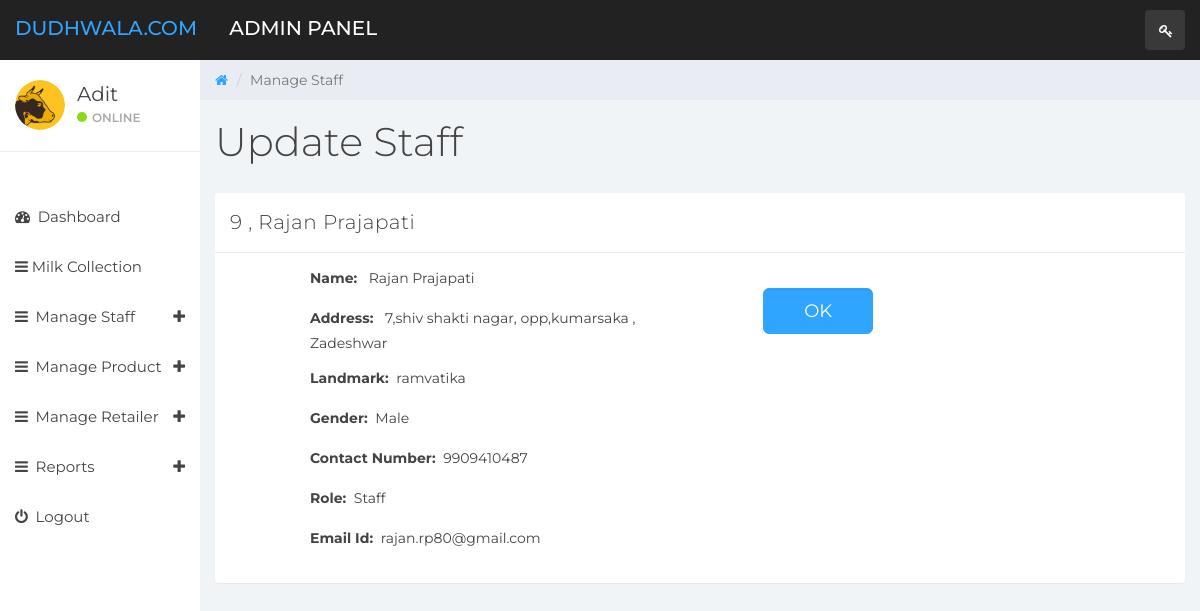
The app's page /admin/staffdetails.php?id=9 (signed in) with its own data.
### tables this page shows
CREATE TABLE IF NOT EXISTS `tblstaff` (
  `id` int(11) NOT NULL,
  `fname` varchar(100) NOT NULL,
  `lname` varchar(100) NOT NULL,
  `address` varchar(200) NOT NULL,
  `landmarkid` int(11) NOT NULL,
  `gender` varchar(6) NOT NULL,
  `contactno` bigint(20) NOT NULL,
  `role` int(11) NOT NULL,
  `email` varchar(100) NOT NULL,
  `password` varchar(100) NOT NULL,
  `updatedatetime` datetime NOT NULL
);

CREATE TABLE IF NOT EXISTS `tbllandmark` (
  `id` int(11) NOT NULL,
  `Name` varchar(100) NOT NULL,
  `Areaid` int(11) NOT NULL,
  `Status` int(11) NOT NULL
);

### admin/staffdetails.php (the view, shortened to what this page needs)
<?php
	require_once "data/slidebar.php";
    if (isset($_REQUEST['id'])) {
    $id = $_REQUEST['id'];
    $view = "select * from tblstaff where id='$id'";
    $result = $connection->query($view);
    $row1 = $result->fetch_array();
    $fname = $row1['fname'];
    $lname = $row1['lname'];
    $address = $row1['address'];
    $gender = $row1['gender'];
    $contactno = $row1['contactno'];
    $email = $row1['email'];
    $role = $row1['role'];
} else {
    header("location:staffview.php");
}
		?>
        <div class="col-sm-9 col-sm-offset-3 col-lg-10 col-lg-offset-2 main">
            <div class="row">
                <ol class="breadcrumb">
                    <li><a href="#">
                            <em class="fa fa-home"></em>
                        </a></li>
                    <li class="active">Manage Staff</li>
                </ol>
            </div>
            <div class="row">
                <div class="col-lg-12">
                    <h1 class="page-header">Update Staff</h1>
                </div>
            </div>
            <div class="panel panel-default">
                <div class="panel-heading"><?php echo $id . " , " . $fname . " " . $lname; ?></div>
                <div class="panel-body">
                    <div class="col-md-8" style="margin-left: 50px;">
                        <form role="form" action="#" method="post">
                            <div class="col-lg-8">
                                <div class="form-group">
                                    <label>Name: &nbsp;</label>
                                    <?php
                                    echo $fname . " " . $lname;
                                    ?>
                                </div>
                                <div class="form-group">
                                    <label>Address: &nbsp;</label>
                                    <?php echo $address; ?>
                                </div>
                                <div class="form-group">
                                    <label>Landmark:&nbsp;</label>
                                    <?php
                                    $lm = $row1['landmarkid'];
                                    $ddlm = "select * from tbllandmark where id=$lm";
                                    $result = $connection->query($ddlm);
                                    $lmd = $result->fetch_array();
                                    echo $lmd['Name'];
                                    ?>
                                </div>
                                <div class="form-group">
                                    <label>Gender:&nbsp;</label>
                                    <?php echo $gender; ?>
                                </div>
                                <div class="form-group">
                                    <label>Contact Number:&nbsp;</label>
                                    <?php
                                    if (isset($contactno)) {
                                        echo $contactno;
                                    }
                                    ?>
                                </div>
                                <div class="form-group">
                                    <label>Role:&nbsp;</label>
                                    <?php
                                    if ($role == 0) {
                                        echo "Admin";
                                    } else {
                                        echo "Staff";
                                    }
                                    ?>
                                </div>
                                <div class="form-group">
                                    <label>Email Id:&nbsp;</label>
                                    <?php
                                    if (isset($email)) {
                                        echo $email;
                                    }
                                    ?>
                                </div>
                            </div>
                            <div class="col-lg-4" style="margin: auto;">
                                <div class="form-group">
                                    <div class="col-lg-10">
                                        <div class="form-group">
                                            <br>
                                            <a href="staffview.php"><button class="btn btn-lg btn-primary form-control" style="height: 100%; margin-left: 40px;" type="button" value="submit" name="btnsubmit">OK</button></a>
                                        </div>
                                    </div>
                                </div>
                            </div>
                        </form>
                    </div>
                </div>
            </div>
        </div>
    </body>
</html>

### admin/css/styles.css (style rules this page uses)
body { background: #f1f4f7; padding-top: 60px; font-size: 14px; color: #444444; font-family: "Montserrat", "Helvetica Neue", Helvetica, Arial, sans-serif; }
a, a:hover, a:focus { color: #30a5ff; }
h1, h2, h3, h4, h5, h6 { color: #444444; }
h1 { font-weight: 300; font-size: 40px; }
.btn-primary, .btn-primary:hover, .btn-primary:focus, .btn-primary:active, .btn-primary.active, .open > .dropdown-toggle.btn-primary, .btn-primary.disabled, .btn-primary[disabled], fieldset[disabled] .btn-primary, .btn-primary.disabled:hover, .btn-primary[disabled]:hover, fieldset[disabled] .btn-primary:hover, .btn-primary.disabled:focus, .btn-primary[disabled]:focus, fieldset[disabled] .btn-primary:focus, .btn-primary.disabled:active, .btn-primary[disabled]:active, fieldset[disabled] .btn-primary:active, .btn-primary.disabled.active, .btn-primary[disabled].active, fieldset[disabled] .btn-primary.active { background-color: #30a5ff; border-color: #30a5ff; }
.panel { border: 0; }
.panel-heading { font-size: 20px; font-weight: 300; letter-spacing: 0.025em; height: 60px; line-height: 38px; }
.panel-default .panel-heading { background: #fff; border-bottom: 1px solid #e9ecf2; color: #444444; }
.breadcrumb { border-radius: 0; padding: 10px 15px 10px 15px; background: #e9ecf2; margin: 0; }
h1.page-header { margin-top: 20px; border-bottom: 0; }

### records on screen
tblstaff: fname "Rajan", lname "Prajapati", address "7,shiv shakti nagar, opp,kumarsaka , Zadeshwar", gender "Male", contactno "9909410487", email "rajan.rp80@gmail.com"
tbllandmark: Name "ramvatika"

### other values on screen
$adminname "Adit"
$id "9"
